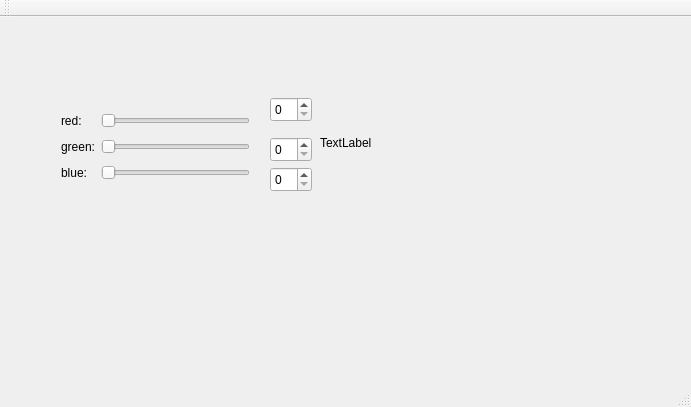
<?xml version="1.0" encoding="UTF-8"?>
<ui version="4.0">
 <class>MainWindow</class>
 <widget class="QMainWindow" name="MainWindow">
  <property name="geometry">
   <rect>
    <x>0</x>
    <y>0</y>
    <width>691</width>
    <height>407</height>
   </rect>
  </property>
  <property name="windowTitle">
   <string>MainWindow</string>
  </property>
  <widget class="QWidget" name="centralWidget">
   <widget class="QWidget" name="gridLayoutWidget">
    <property name="geometry">
     <rect>
      <x>50</x>
      <y>80</y>
      <width>211</width>
      <height>101</height>
     </rect>
    </property>
    <layout class="QGridLayout" name="gridLayout">
     <item row="1" column="1">
      <widget class="QSlider" name="horizontalSliderRed">
       <property name="orientation">
        <enum>Qt::Horizontal</enum>
       </property>
      </widget>
     </item>
     <item row="3" column="0">
      <widget class="QLabel" name="labelBlue">
       <property name="text">
        <string>blue:</string>
       </property>
      </widget>
     </item>
     <item row="1" column="0">
      <widget class="QLabel" name="labelRed">
       <property name="text">
        <string>red:</string>
       </property>
      </widget>
     </item>
     <item row="3" column="1">
      <widget class="QSlider" name="horizontalSliderBlue">
       <property name="orientation">
        <enum>Qt::Horizontal</enum>
       </property>
      </widget>
     </item>
     <item row="2" column="1">
      <widget class="QSlider" name="horizontalSliderGreen">
       <property name="orientation">
        <enum>Qt::Horizontal</enum>
       </property>
      </widget>
     </item>
     <item row="2" column="0">
      <widget class="QLabel" name="labelGreen">
       <property name="text">
        <string>green:</string>
       </property>
      </widget>
     </item>
    </layout>
   </widget>
   <widget class="QLabel" name="colorLabel">
    <property name="geometry">
     <rect>
      <x>320</x>
      <y>100</y>
      <width>62</width>
      <height>51</height>
     </rect>
    </property>
    <property name="text">
     <string>TextLabel</string>
    </property>
   </widget>
   <widget class="QSpinBox" name="spinBoxRed">
    <property name="geometry">
     <rect>
      <x>270</x>
      <y>80</y>
      <width>42</width>
      <height>25</height>
     </rect>
    </property>
   </widget>
   <widget class="QSpinBox" name="spinBoxGreen">
    <property name="geometry">
     <rect>
      <x>270</x>
      <y>120</y>
      <width>42</width>
      <height>25</height>
     </rect>
    </property>
   </widget>
   <widget class="QSpinBox" name="spinBoxBlue">
    <property name="geometry">
     <rect>
      <x>270</x>
      <y>150</y>
      <width>42</width>
      <height>25</height>
     </rect>
    </property>
   </widget>
  </widget>
  <widget class="QMenuBar" name="menuBar">
   <property name="geometry">
    <rect>
     <x>0</x>
     <y>0</y>
     <width>691</width>
     <height>21</height>
    </rect>
   </property>
  </widget>
  <widget class="QToolBar" name="mainToolBar">
   <attribute name="toolBarArea">
    <enum>TopToolBarArea</enum>
   </attribute>
   <attribute name="toolBarBreak">
    <bool>false</bool>
   </attribute>
  </widget>
  <widget class="QStatusBar" name="statusBar"/>
 </widget>
 <layoutdefault spacing="6" margin="11"/>
 <resources/>
 <connections>
  <connection>
   <sender>horizontalSliderRed</sender>
   <signal>valueChanged(int)</signal>
   <receiver>spinBoxRed</receiver>
   <slot>setValue(int)</slot>
   <hints>
    <hint type="sourcelabel">
     <x>240</x>
     <y>133</y>
    </hint>
    <hint type="destinationlabel">
     <x>281</x>
     <y>130</y>
    </hint>
   </hints>
  </connection>
  <connection>
   <sender>horizontalSliderGreen</sender>
   <signal>valueChanged(int)</signal>
   <receiver>spinBoxGreen</receiver>
   <slot>setValue(int)</slot>
   <hints>
    <hint type="sourcelabel">
     <x>243</x>
     <y>169</y>
    </hint>
    <hint type="destinationlabel">
     <x>291</x>
     <y>167</y>
    </hint>
   </hints>
  </connection>
  <connection>
   <sender>horizontalSliderBlue</sender>
   <signal>valueChanged(int)</signal>
   <receiver>spinBoxBlue</receiver>
   <slot>setValue(int)</slot>
   <hints>
    <hint type="sourcelabel">
     <x>245</x>
     <y>199</y>
    </hint>
    <hint type="destinationlabel">
     <x>284</x>
     <y>201</y>
    </hint>
   </hints>
  </connection>
  <connection>
   <sender>spinBoxBlue</sender>
   <signal>valueChanged(int)</signal>
   <receiver>horizontalSliderBlue</receiver>
   <slot>setValue(int)</slot>
   <hints>
    <hint type="sourcelabel">
     <x>303</x>
     <y>212</y>
    </hint>
    <hint type="destinationlabel">
     <x>134</x>
     <y>202</y>
    </hint>
   </hints>
  </connection>
  <connection>
   <sender>spinBoxGreen</sender>
   <signal>valueChanged(int)</signal>
   <receiver>horizontalSliderGreen</receiver>
   <slot>setValue(int)</slot>
   <hints>
    <hint type="sourcelabel">
     <x>296</x>
     <y>178</y>
    </hint>
    <hint type="destinationlabel">
     <x>207</x>
     <y>168</y>
    </hint>
   </hints>
  </connection>
  <connection>
   <sender>spinBoxRed</sender>
   <signal>valueChanged(int)</signal>
   <receiver>horizontalSliderRed</receiver>
   <slot>setValue(int)</slot>
   <hints>
    <hint type="sourcelabel">
     <x>286</x>
     <y>137</y>
    </hint>
    <hint type="destinationlabel">
     <x>228</x>
     <y>141</y>
    </hint>
   </hints>
  </connection>
 </connections>
</ui>
